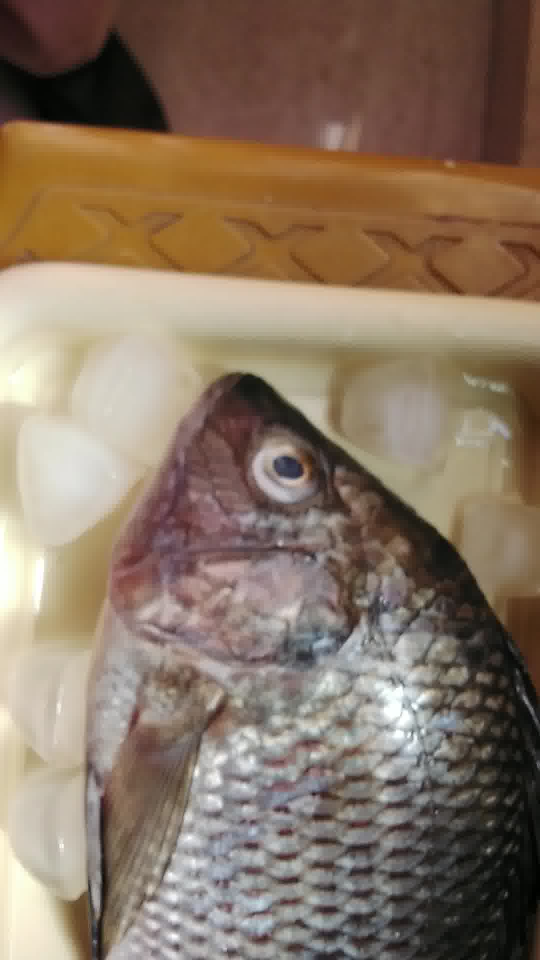
#> input picture backend/datasets/tilapia/Fresh/Day 1/Eyes/1_Eyes/0249.jpg, 1080 x 1920 px, given as the content of the folder e/t2/backend/datasets/tilapia/Fresh/Day 1/Gills/1_Gills_Day1, which was not available (shown at 1/2 size)
$ python create_gills_comparison.py
#> lines starting #> are read from the running program, lines starting #| are printed output that depends on the picture; pictures that were not available may be replaced by others from this repository, and a replacement may not be noted
from pathlib import Path
import random

from PIL import Image, ImageDraw, ImageFont


BASE_DIR = Path(__file__).resolve().parent.parent

GILLS_DIR = (
    BASE_DIR
    / "datasets"
    / "tilapia"
    / "Fresh"
    / "Day 1"
    / "Gills"
)

OUTPUT_PATH = (
    BASE_DIR
    / "ml"
    / "results"
    / "fresh_gills_comparison.jpg"
)


FOLDERS = [
    "1_Gills_Day1",
    "2_Gills_Day1",
    "3_Gills_Day1",
]

VALID_EXTENSIONS = {
    ".jpg",
    ".jpeg",
    ".png",
}


SAMPLES_PER_FOLDER = 6
THUMBNAIL_WIDTH = 220
THUMBNAIL_HEIGHT = 300

LABEL_HEIGHT = 45

RANDOM_SEED = 42


random.seed(
    RANDOM_SEED
)


def get_images(folder):

    return sorted([
        path
        for path in folder.iterdir()
        if (
            path.is_file()
            and
            path.suffix.lower()
            in VALID_EXTENSIONS
        )
    ])


def choose_even_samples(images, count):

    if len(images) <= count:
        return images

    step = (
        (len(images) - 1)
        / (count - 1)
    )

    indices = [
        round(
            index * step
        )
        for index
        in range(count)
    ]

    return [
        images[index]
        for index
        in indices
    ]


rows = []


for folder_name in FOLDERS:

    folder = (
        GILLS_DIR
        / folder_name
    )

    images = get_images(
        folder
    )

    samples = choose_even_samples(
        images,
        SAMPLES_PER_FOLDER,
    )

    rows.append(
        (
            folder_name,
            samples,
        )
    )


canvas_width = (
    THUMBNAIL_WIDTH
    * SAMPLES_PER_FOLDER
)

canvas_height = (
    (
        THUMBNAIL_HEIGHT
        + LABEL_HEIGHT
    )
    * len(rows)
)


canvas = Image.new(
    "RGB",
    (
        canvas_width,
        canvas_height,
    ),
    "white",
)
#> canvas: PIL image 1320x1035 RGB; every value is 255


draw = ImageDraw.Draw(
    canvas
)


for row_index, (
    folder_name,
    samples,
) in enumerate(
    rows
):

    row_y = (
        row_index
        * (
            THUMBNAIL_HEIGHT
            + LABEL_HEIGHT
        )
    )


    draw.text(
        (
            10,
            row_y + 10,
        ),
        folder_name,
        fill="black",
    )


    image_y = (
        row_y
        + LABEL_HEIGHT
    )


    for column_index, image_path in enumerate(
        samples
    ):

        with Image.open(
            image_path
        ) as image:

#> image is the input picture: PIL image 1080x1920 RGB; mean R, G, B 136.5, 117.5, 99.8
            image = image.convert(
                "RGB"
            )

            image.thumbnail(
                (
                    THUMBNAIL_WIDTH,
                    THUMBNAIL_HEIGHT,
                )
            )
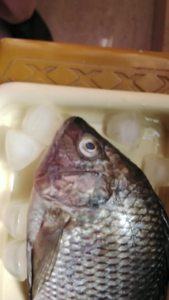
#> image: PIL image 169x300 RGB; mean R, G, B 136.5, 117.5, 99.8


            background = Image.new(
                "RGB",
                (
                    THUMBNAIL_WIDTH,
                    THUMBNAIL_HEIGHT,
                ),
                "white",
            )
#> background: PIL image 220x300 RGB; every value is 255


            x_offset = (
                THUMBNAIL_WIDTH
                - image.width
            ) // 2
#> x_offset = 25

            y_offset = (
                THUMBNAIL_HEIGHT
                - image.height
            ) // 2
#> y_offset = 0


            background.paste(
                image,
                (
                    x_offset,
                    y_offset,
                ),
            )
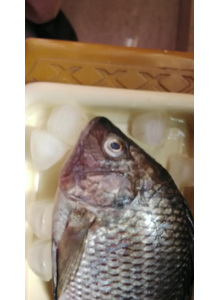
#> background: PIL image 220x300 RGB; mean R, G, B 164, 149.4, 135.8


            x = (
                column_index
                * THUMBNAIL_WIDTH
            )


            canvas.paste(
                background,
                (
                    x,
                    image_y,
                ),
            )
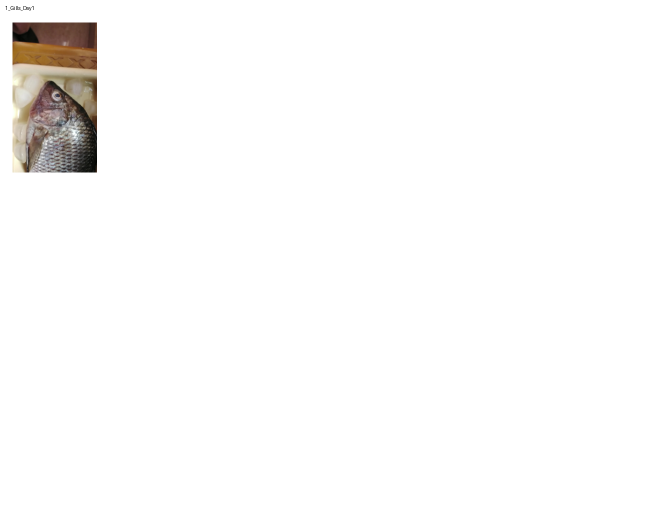
#> canvas: PIL image 1320x1035 RGB (shown at 1/2 size); mean R, G, B 250.6, 249.9, 249.2


            draw.text(
                (
                    x + 5,
                    image_y + 5,
                ),
                image_path.name,
                fill="black",
            )


OUTPUT_PATH.parent.mkdir(
    parents=True,
    exist_ok=True,
)


canvas.save(
    OUTPUT_PATH,
    quality=95,
)
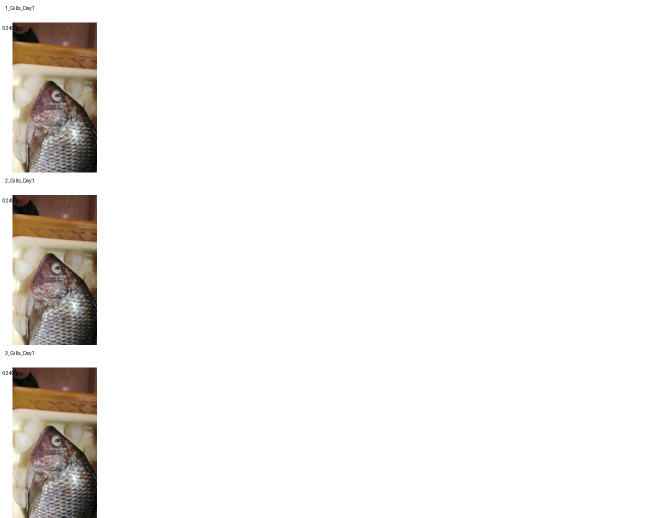
#> saved as fresh_gills_comparison.jpg: PIL image 1320x1035 RGB (shown at 1/2 size); mean R, G, B 241.7, 239.6, 237.6


print("=" * 70)
print("Fresh Gills Comparison Created")
print("=" * 70)

print(
    f"\nSaved to:"
)

print(
    OUTPUT_PATH
)
